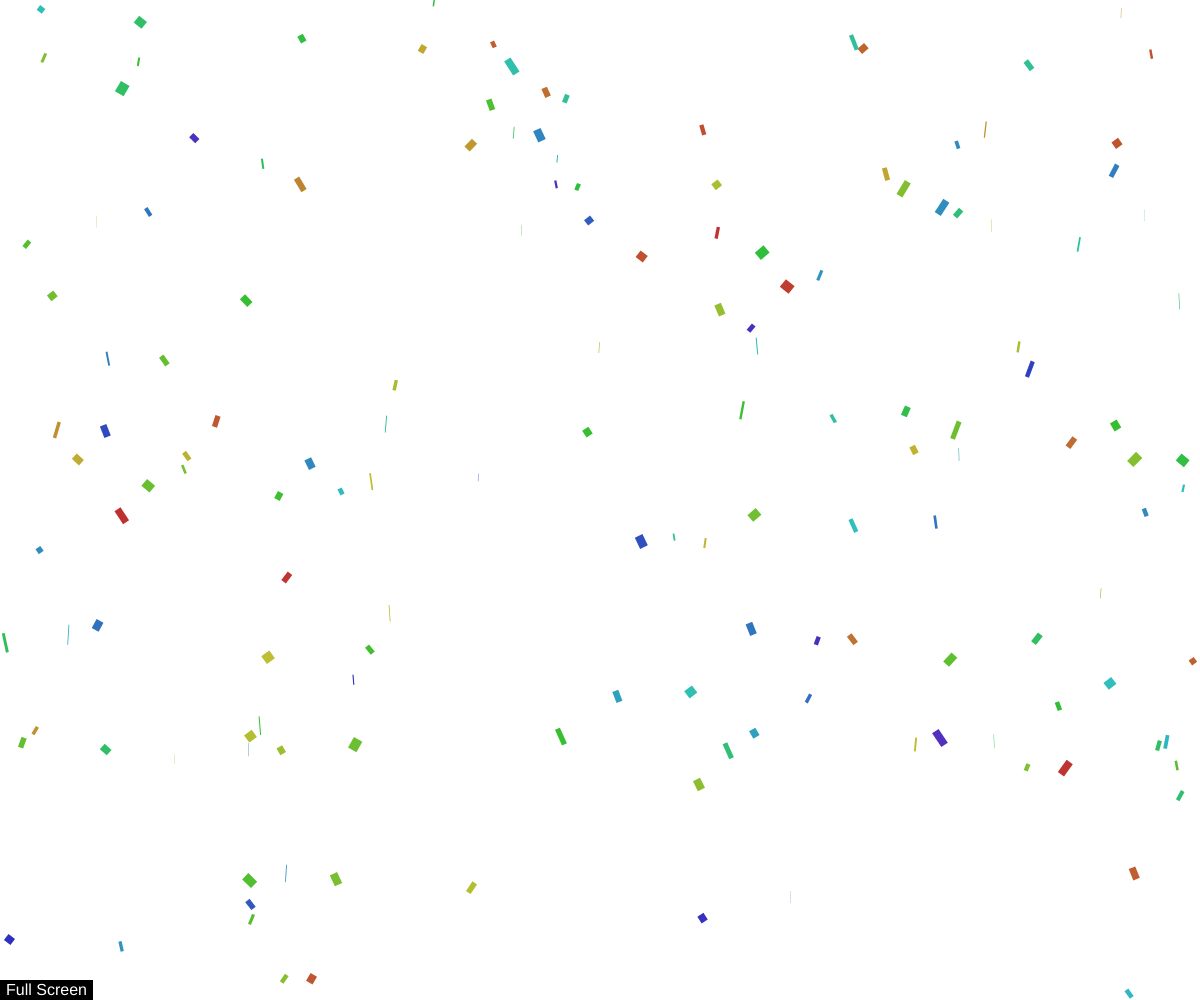
Frame 1 (no input)
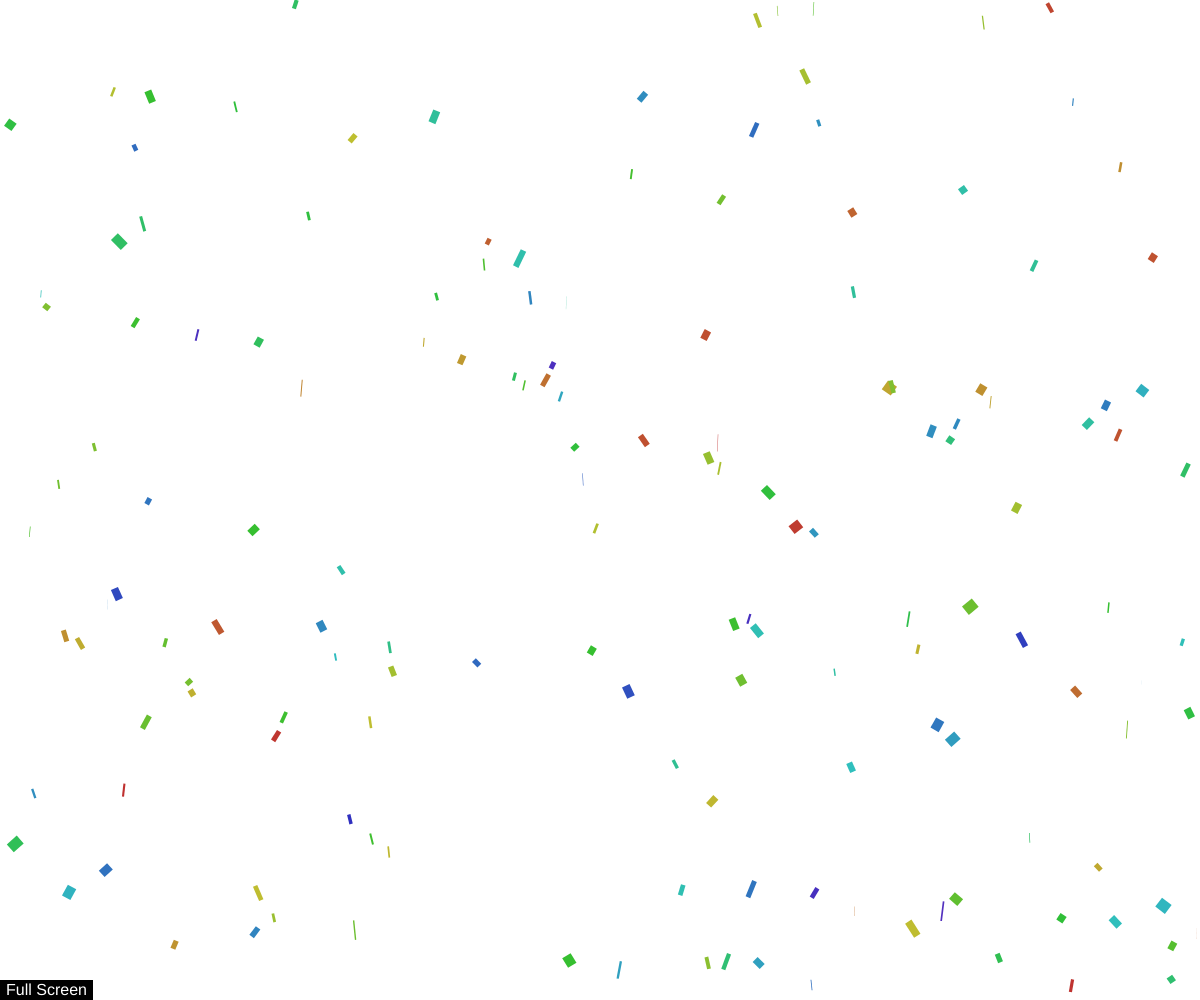
Frame 60 (no input)
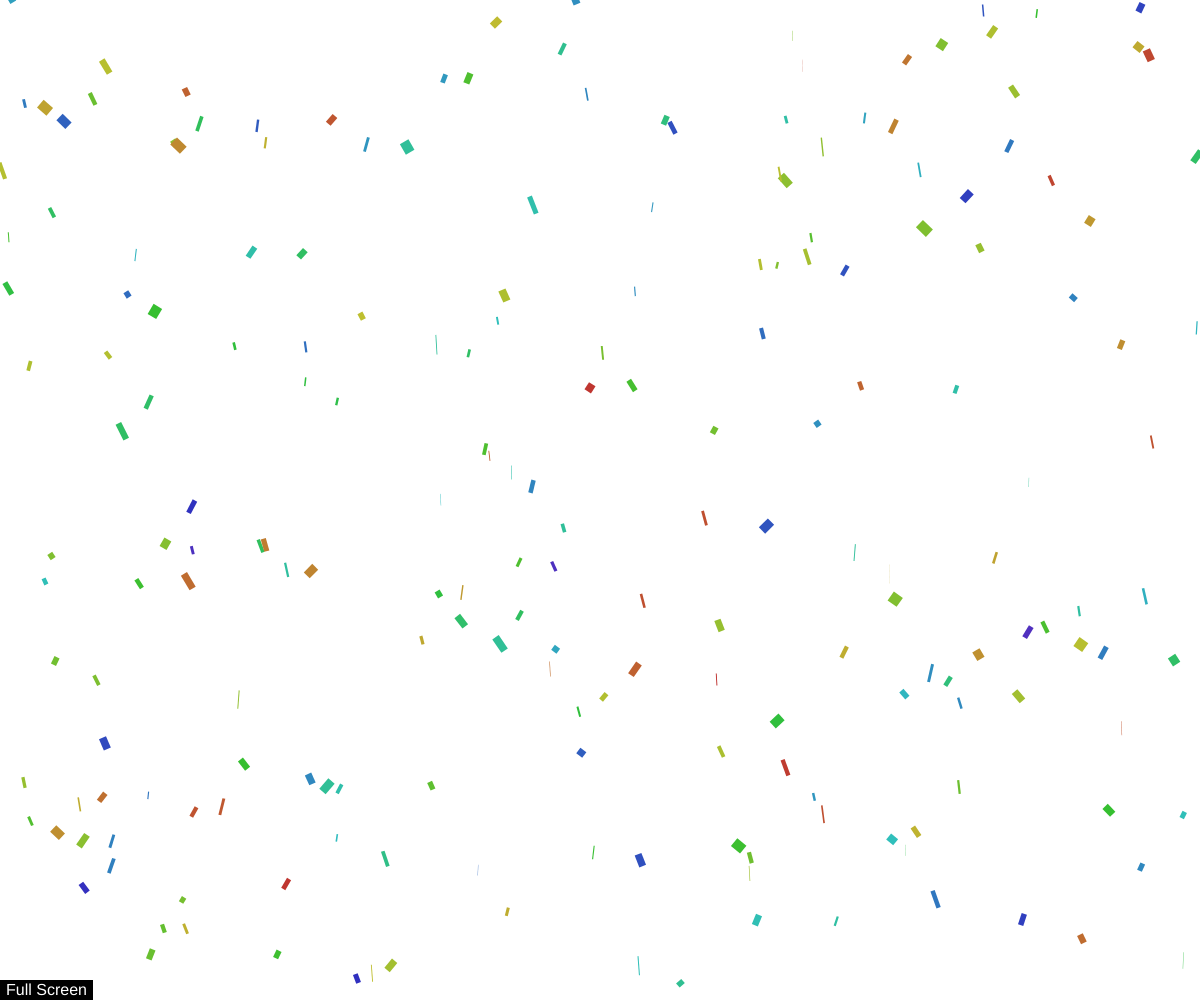
Frame 120 (the mouse pressed at the canvas centre since frame 60)

The p5.js sketch that drew these frames (run headless with seeded random() and noise() and a simulated clock; from frame 60 on, the mouse is pressed at the canvas centre):

// p5.js sketch
// ── sketch.js
let confettiArr = [];
let pressTime = 0;

let fullScreenButton;
// From
// https://editor.p5js.org/jht1493/sketches/5LgILr8RF

function setup_fullScreenButton() {
  fullScreenButton = createButton("Full Screen");
  fullScreenButton.mousePressed(fullScreen_action);
  fullScreenButton.style(
    "background-color: black; color: white; border: none; /* Remove default button styling */ padding: 10px 20px; /* Adjust padding as needed */ text-align: center; text-decoration: none; display: inline-block; font-size: 16px; /* Adjust font size as needed */ cursor: pointer; position: fixed; left: 0; bottom: 0;"
  );
}

function fullScreen_action() {
  fullScreenButton.remove();
  fullscreen(1);
  let delay = 3000;
  setTimeout(ui_present_window, delay);
}

function ui_present_window() {
  resizeCanvas(windowWidth, windowHeight);
  // init_dim();
}

// Respond to window resizing event
function windowResized() {
  resizeCanvas(windowWidth, windowHeight);
}

function setup() {
  createCanvas(windowWidth, windowHeight);
  setup_fullScreenButton();
  colorMode(HSB);

  for (let i = 0; i < random(150, 170); i++) {
    confettiArr[i] = new confetti(random(width), random(height));
  }
}

function draw() {
  background(255);
  for (let i = 0; i < confettiArr.length; i++) {
    confettiArr[i].display();
    confettiArr[i].move();
    if (confettiArr[i].y > height) {
      confettiArr[i] = new confetti(random(width), 0);
    }
  }
}

function mousePressed() {
  //press mouse button to increase the density.
  for (let i = 0; i < random(50, 70); i++) {
    confettiArr.push(new confetti(random(width), random(height)));
  }
  //press 5 times resets the array
  if (pressTime >= 5) {
    let tempArr = [];
    for (let i = 0; i < random(50, 70); i++) {
      tempArr[i] = new confetti(random(width), random(height));
    }
    confettiArr = tempArr;
    pressTime = 0;
    return;
  }
  pressTime++;
}

class confetti {
  constructor(x, y) {
    this.x = x;
    this.y = y;
    this.xSize = random(10, 20);
    this.ySize = 0.7 * this.xSize;
    this.hue = random(0, 255);
    this.time = 0;
    this.amp = random(5, 10);
    this.angReset = random(0, 2 * PI); //each confetti start rotating at a different place.
  }
  display() {
    push();
    translate(this.x, this.y);
    rotate(this.time + this.angReset);

    noStroke();
    fill(this.hue, 75, 75);

    let cXSize = this.xSize * sin(this.time + this.angReset); //mimic confetti rotation
    let cYSize = this.ySize * cos(this.time + this.angReset);

    rect(-cXSize / 2, -cYSize / 2, cXSize, cYSize);
    pop();
    this.time += this.amp / 100;
  }
  move() {
    this.y += this.amp / 2;
    this.x += ((mouseX || windowWidth / 2) - windowWidth / 2) * 0.02;
  }
}
